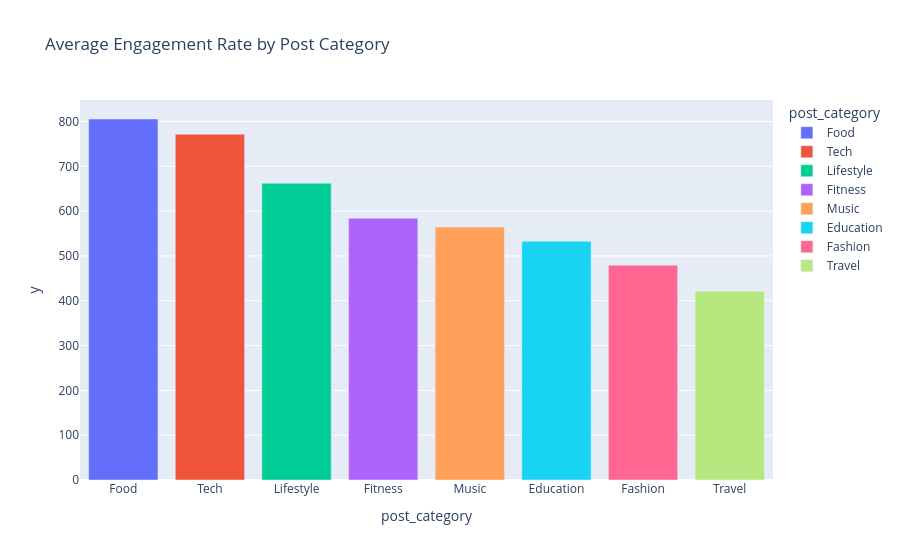

Here is the notebook cell this chart was saved with:
### Code cell
#Visualization
Bar = px.bar(
    performe_category_engagement,
    x=performe_category_engagement.index,
    y=performe_category_engagement.values,
    title="Average Engagement Rate by Post Category",
    color=performe_category_engagement.index
)
Bar.show()

### Figure 1 — Plotly figure (JSON) as saved in the notebook; plotly's stock layout.template omitted (floating-point values rounded to 4 significant figures)
{"data": [{"hovertemplate": "post_category=%{x}<br>y=%{y}<extra></extra>", "legendgroup": "Food", "marker": {"color": "#636efa", "pattern": {"shape": ""}}, "name": "Food", "orientation": "v", "showlegend": true, "textposition": "auto", "type": "bar", "x": ["Food"], "xaxis": "x", "y": [805.7], "yaxis": "y"}, {"hovertemplate": "post_category=%{x}<br>y=%{y}<extra></extra>", "legendgroup": "Tech", "marker": {"color": "#EF553B", "pattern": {"shape": ""}}, "name": "Tech", "orientation": "v", "showlegend": true, "textposition": "auto", "type": "bar", "x": ["Tech"], "xaxis": "x", "y": [771.7], "yaxis": "y"}, {"hovertemplate": "post_category=%{x}<br>y=%{y}<extra></extra>", "legendgroup": "Lifestyle", "marker": {"color": "#00cc96", "pattern": {"shape": ""}}, "name": "Lifestyle", "orientation": "v", "showlegend": true, "textposition": "auto", "type": "bar", "x": ["Lifestyle"], "xaxis": "x", "y": [662.2], "yaxis": "y"}, {"hovertemplate": "post_category=%{x}<br>y=%{y}<extra></extra>", "legendgroup": "Fitness", "marker": {"color": "#ab63fa", "pattern": {"shape": ""}}, "name": "Fitness", "orientation": "v", "showlegend": true, "textposition": "auto", "type": "bar", "x": ["Fitness"], "xaxis": "x", "y": [584.3], "yaxis": "y"}, {"hovertemplate": "post_category=%{x}<br>y=%{y}<extra></extra>", "legendgroup": "Music", "marker": {"color": "#FFA15A", "pattern": {"shape": ""}}, "name": "Music", "orientation": "v", "showlegend": true, "textposition": "auto", "type": "bar", "x": ["Music"], "xaxis": "x", "y": [564.4], "yaxis": "y"}, {"hovertemplate": "post_category=%{x}<br>y=%{y}<extra></extra>", "legendgroup": "Education", "marker": {"color": "#19d3f3", "pattern": {"shape": ""}}, "name": "Education", "orientation": "v", "showlegend": true, "textposition": "auto", "type": "bar", "x": ["Education"], "xaxis": "x", "y": [532.7], "yaxis": "y"}, {"hovertemplate": "post_category=%{x}<br>y=%{y}<extra></extra>", "legendgroup": "Fashion", "marker": {"color": "#FF6692", "pattern": {"shape": ""}}, "name": "Fashion", "orientation": "v", "showlegend": true, "textposition": "auto", "type": "bar", "x": ["Fashion"], "xaxis": "x", "y": [479.4], "yaxis": "y"}, {"hovertemplate": "post_category=%{x}<br>y=%{y}<extra></extra>", "legendgroup": "Travel", "marker": {"color": "#B6E880", "pattern": {"shape": ""}}, "name": "Travel", "orientation": "v", "showlegend": true, "textposition": "auto", "type": "bar", "x": ["Travel"], "xaxis": "x", "y": [421.3], "yaxis": "y"}], "layout": {"barmode": "relative", "legend": {"title": {"text": "post_category"}, "tracegroupgap": 0}, "title": {"text": "Average Engagement Rate by Post Category"}, "xaxis": {"anchor": "y", "categoryarray": ["Food", "Tech", "Lifestyle", "Fitness", "Music", "Education", "Fashion", "Travel"], "categoryorder": "array", "domain": [0, 1], "title": {"text": "post_category"}}, "yaxis": {"anchor": "x", "domain": [0, 1], "title": {"text": "y"}}}}
